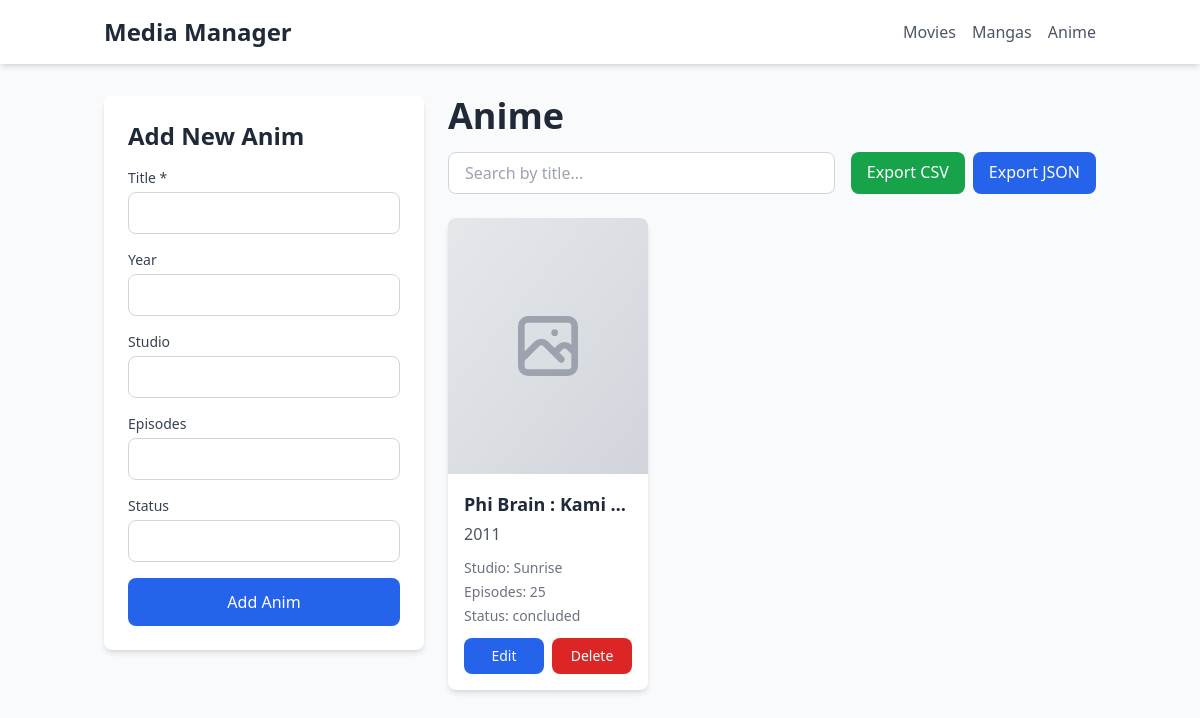
Screenshot of /anime with the database file from the repository.
### main.py (models this page shows)
class Anime(db.Model):
    __tablename__ = 'anime'
    id = db.Column(db.Integer, primary_key=True)
    title = db.Column(db.String(200), nullable=False)
    year = db.Column(db.Integer, nullable=True)
    studio = db.Column(db.String(100), nullable=True)
    episodes = db.Column(db.Integer, nullable=True)
    status = db.Column(db.String(50), nullable=True)

### main.py (the view)
@app.route('/anime')
def anime():
    search = request.args.get('search', '')
    if search:
        items = Anime.query.filter(Anime.title.contains(search)).all()
        items = [
        {
            "id": m.id,
            "title": m.title,
            "year": m.year,
            "studio": m.studio,
            "episodes": m.episodes,
            "status": m.status
        }
        for m in items
        ]
    else:
        items = Anime.query.all()
        items = [
        {
            "id": m.id,
            "title": m.title,
            "year": m.year,
            "studio": m.studio,
            "episodes": m.episodes,
            "status": m.status
        }
        for m in items
        ]
    return render_template('list.html', items=items, category='anime', title='Anime')

### templates/list.html (shortened to what this page needs)
<!DOCTYPE html>
<html lang="en">
<head>
    <script src="https://cdn.tailwindcss.com"></script>
</head>
<body class="bg-gray-50 min-h-screen">
    <nav class="bg-white shadow-md mb-8">
        <div class="container mx-auto px-4 py-4">
            <div class="flex items-center justify-between">
                <a href="/" class="text-2xl font-bold text-gray-800 hover:text-blue-600">Media Manager</a>
                <div class="flex space-x-4">
                    <a href="/movies" class="text-gray-600 hover:text-blue-600 font-medium">Movies</a>
                    <a href="/mangas" class="text-gray-600 hover:text-blue-600 font-medium">Mangas</a>
                    <a href="/anime" class="text-gray-600 hover:text-blue-600 font-medium">Anime</a>
                </div>
            </div>
        </div>
    </nav>
    <div class="container mx-auto px-4 flex gap-6">
        <aside class="w-80 bg-white rounded-lg shadow-md p-6 h-fit sticky top-4">
            <h2 class="text-2xl font-bold text-gray-800 mb-4">Add New {{ title[:-1] }}</h2>
            <form method="POST" action="/{{ category }}/add" class="space-y-4">
                {% if category == 'movies' %}
                    <div>
                        <label class="block text-sm font-medium text-gray-700 mb-1">Title *</label>
                        <input type="text" name="title" required
                               class="w-full px-4 py-2 border border-gray-300 rounded-lg focus:ring-2 focus:ring-blue-500 focus:border-transparent">
                    </div>
                    <div>
                        <label class="block text-sm font-medium text-gray-700 mb-1">Year</label>
                        <input type="number" name="year"
                               class="w-full px-4 py-2 border border-gray-300 rounded-lg focus:ring-2 focus:ring-blue-500 focus:border-transparent">
                    </div>
                    <div>
                        <label class="block text-sm font-medium text-gray-700 mb-1">Genre</label>
                        <input type="text" name="genre"
                               class="w-full px-4 py-2 border border-gray-300 rounded-lg focus:ring-2 focus:ring-blue-500 focus:border-transparent">
                    </div>
                    <div>
                        <label class="block text-sm font-medium text-gray-700 mb-1">Director</label>
                        <input type="text" name="director"
                               class="w-full px-4 py-2 border border-gray-300 rounded-lg focus:ring-2 focus:ring-blue-500 focus:border-transparent">
                    </div>
                    <div>
                        <label class="block text-sm font-medium text-gray-700 mb-1">Rating</label>
                        <input type="number" step="0.1" name="rating"
                               class="w-full px-4 py-2 border border-gray-300 rounded-lg focus:ring-2 focus:ring-blue-500 focus:border-transparent">
                    </div>
                {% else %}
                    <div>
                        <label class="block text-sm font-medium text-gray-700 mb-1">Title *</label>
                        <input type="text" name="title" required
                               class="w-full px-4 py-2 border border-gray-300 rounded-lg focus:ring-2 focus:ring-blue-500 focus:border-transparent">
                    </div>
                    <div>
                        <label class="block text-sm font-medium text-gray-700 mb-1">Year</label>
                        <input type="number" name="year"
                               class="w-full px-4 py-2 border border-gray-300 rounded-lg focus:ring-2 focus:ring-blue-500 focus:border-transparent">
                    </div>
                    <div>
                        <label class="block text-sm font-medium text-gray-700 mb-1">Studio</label>
                        <input type="text" name="studio"
                               class="w-full px-4 py-2 border border-gray-300 rounded-lg focus:ring-2 focus:ring-blue-500 focus:border-transparent">
                    </div>
                    <div>
                        <label class="block text-sm font-medium text-gray-700 mb-1">Episodes</label>
                        <input type="number" name="episodes"
                               class="w-full px-4 py-2 border border-gray-300 rounded-lg focus:ring-2 focus:ring-blue-500 focus:border-transparent">
                    </div>
                    <div>
                        <label class="block text-sm font-medium text-gray-700 mb-1">Status</label>
                        <input type="text" name="status"
                               class="w-full px-4 py-2 border border-gray-300 rounded-lg focus:ring-2 focus:ring-blue-500 focus:border-transparent">
                    </div>
                {% endif %}
                <button type="submit"
                        class="w-full px-6 py-3 bg-blue-600 text-white rounded-lg hover:bg-blue-700 transition-colors font-medium">
                    Add {{ title[:-1] }}
                </button>
            </form>
        </aside>
        <main class="flex-1">
            <div class="mb-6">
                <h1 class="text-4xl font-bold text-gray-800 mb-4">{{ title }}</h1>
                <div class="flex flex-col md:flex-row gap-4 mb-6">
                    <form method="GET" class="flex-1">
                        <input type="text" name="search" placeholder="Search by title..."
                               value="{{ request.args.get('search', '') }}"
                               class="w-full px-4 py-2 border border-gray-300 rounded-lg focus:ring-2 focus:ring-blue-500 focus:border-transparent">
                    </form>
                    <div class="flex gap-2">
                        <a href="/{{ category }}/export/csv"
                           class="px-4 py-2 bg-green-600 text-white rounded-lg hover:bg-green-700 transition-colors">
                            Export CSV
                        </a>
                        <a href="/{{ category }}/export/json"
                           class="px-4 py-2 bg-blue-600 text-white rounded-lg hover:bg-blue-700 transition-colors">
                            Export JSON
                        </a>
                    </div>
                </div>
            </div>
            {% if items|length == 0 %}
            <div class="text-center py-12 text-gray-500 bg-white rounded-lg shadow-md">
                <svg class="w-16 h-16 mx-auto mb-4 text-gray-400" fill="none" stroke="currentColor" viewBox="0 0 24 24">
                    <path stroke-linecap="round" stroke-linejoin="round" stroke-width="2" d="M20 13V6a2 2 0 00-2-2H6a2 2 0 00-2 2v7m16 0v5a2 2 0 01-2 2H6a2 2 0 01-2-2v-5m16 0h-2.586a1 1 0 00-.707.293l-2.414 2.414a1 1 0 01-.707.293h-3.172a1 1 0 01-.707-.293l-2.414-2.414A1 1 0 006.586 13H4"></path>
                </svg>
                <p class="text-lg">No items found. Add your first {{ title[:-1].lower() }}!</p>
            </div>
            {% else %}
            <div class="grid grid-cols-1 md:grid-cols-2 lg:grid-cols-3 xl:grid-cols-4 gap-6">
                {% for item in items %}
                <div class="bg-white rounded-lg shadow-md overflow-hidden hover:shadow-xl transition-shadow duration-300">
                    <div class="bg-gradient-to-br from-gray-200 to-gray-300 h-64 flex items-center justify-center">
                    </div>
                    <div class="p-4">
                        <h3 class="text-lg font-bold text-gray-800 mb-1 truncate" title="{{ item.title }}">{{ item.title }}</h3>
                        <p class="text-gray-600 mb-3">{{ item.year or 'Year Unknown' }}</p>
                        <div class="text-sm text-gray-500 mb-3 space-y-1">
                            {% if category == 'movies' %}
                                {% if item.genre %}<p><span class="font-medium">Genre:</span> {{ item.genre }}</p>{% endif %}
                                {% if item.director %}<p><span class="font-medium">Director:</span> {{ item.director }}</p>{% endif %}
                                {% if item.rating %}<p><span class="font-medium">Rating:</span> {{ item.rating }}/10</p>{% endif %}
                            {% elif category == 'mangas' %}
                                {% if item.author %}<p><span class="font-medium">Author:</span> {{ item.author }}</p>{% endif %}
                                {% if item.volumes %}<p><span class="font-medium">Volumes:</span> {{ item.volumes }}</p>{% endif %}
                                {% if item.status %}<p><span class="font-medium">Status:</span> {{ item.status }}</p>{% endif %}
                            {% else %}
                                {% if item.studio %}<p><span class="font-medium">Studio:</span> {{ item.studio }}</p>{% endif %}
                                {% if item.episodes %}<p><span class="font-medium">Episodes:</span> {{ item.episodes }}</p>{% endif %}
                                {% if item.status %}<p><span class="font-medium">Status:</span> {{ item.status }}</p>{% endif %}
                            {% endif %}
                        </div>
                        <div class="flex gap-2">
                            <button onclick="openEditModal({{ item.id }})"
                                    class="flex-1 px-4 py-2 bg-blue-600 text-white rounded-lg hover:bg-blue-700 transition-colors text-sm font-medium">
                                Edit
                            </button>
                            <a href="/{{ category }}/delete/{{ item.id }}"
                               onclick="return confirm('Are you sure you want to delete {{ item.title }}?')"
                               class="flex-1 px-4 py-2 bg-red-600 text-white rounded-lg hover:bg-red-700 transition-colors text-sm font-medium text-center">
                                Delete
                            </a>
                        </div>
                    </div>
                </div>
                {% endfor %}
            </div>
            {% endif %}
        </main>
    </div>
</body>
</html>

### rows the page displays
Anime: title "Phi Brain : Kami…", year "2011", studio "Sunrise", episodes "25", status "concluded"

### other values shown
{{ title[:-1] }} "Anim"
{{ title }} "Anime"
